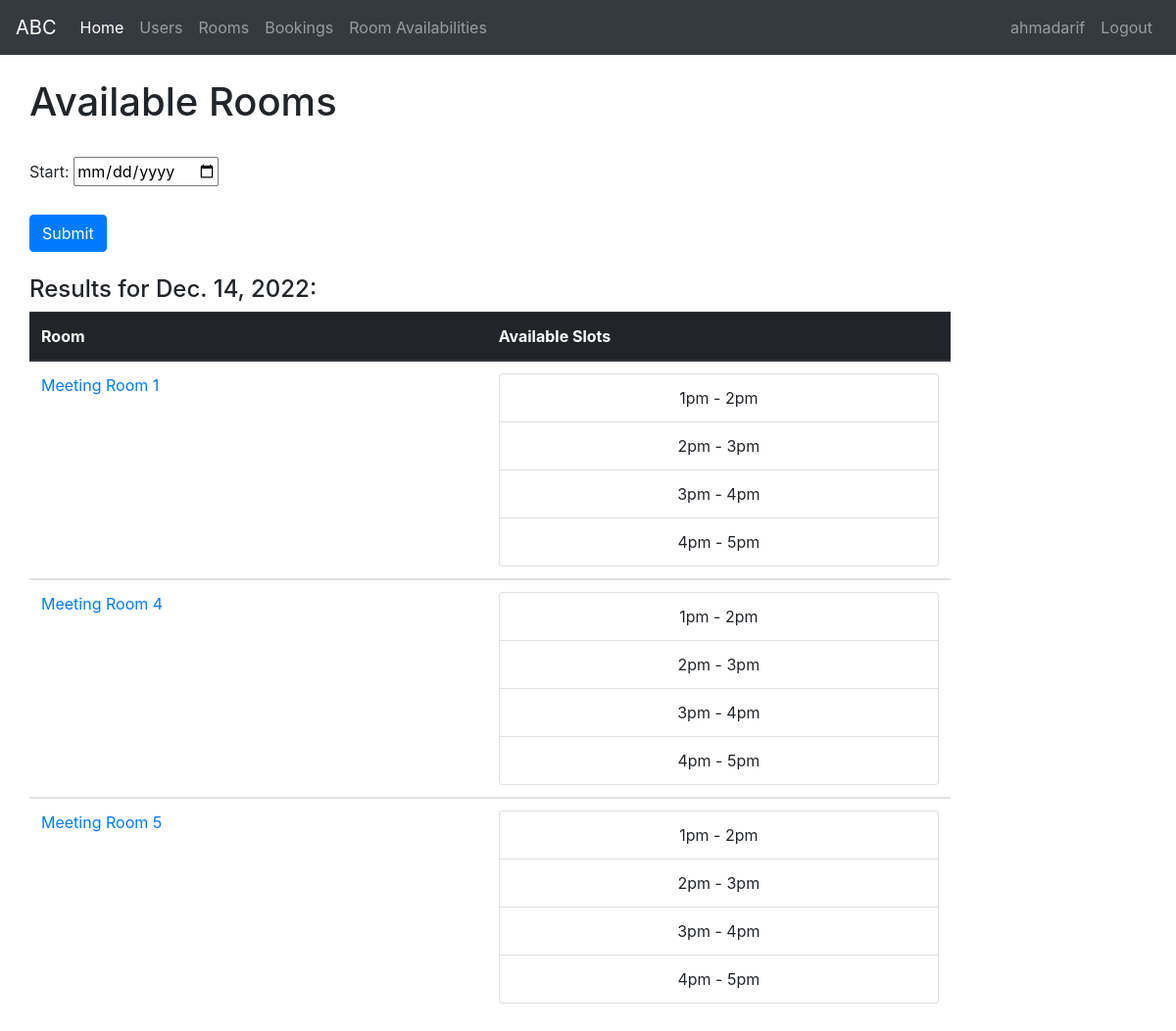
Page /roombooking/rooms/availabilities/ (signed in) on the committed database.
### roombooking/models.py (models this page shows, shortened)
class Room(models.Model):
    name = models.CharField(max_length=255)
    dateadded = models.DateTimeField(auto_now_add=True)
    def get_absolute_url(self):
        return reverse('room-detail', args=[str(self.id)])
    def __str__(self):
        return self.name

### roombooking/views.py (the view)
# urls.py: path('rooms/availabilities/', views.roomavailabilities, name='rooms-availabilities'),
def roomavailabilities(request):
    rooms = Room.objects.all
    bookings = Booking.objects.all
    today = datetime.date.today()
    start = today
    if request.method == 'POST':
        print("The request is POST")
        form = RoomAvailabilitiesForm(request.POST)
        if form.is_valid():
            start = form.cleaned_data['start']
            print(start)
    bookings = Booking.objects.filter(startdate = start)
    roomsfilter = Room.objects
    roomlist = []
    for booking in bookings:
        print(booking.room)
        roomlist.append(booking.room)
    rooms = roomsfilter.exclude(name__in = roomlist)
    context = {
        'rooms': rooms,
        'bookings':bookings,
        'today': today,
        'start': start,
    }
    return render(request, 'roomavailabilities.html', context = context)

### roombooking/templates/roomavailabilities.html (shortened to what this page needs)
{% extends "base_generic.html" %}
{% block content %}
<div class="container">
  <h1>Available Rooms</h1>
  <br>
  <form action="{% url 'rooms-availabilities' %}" method="post">
    <label for="start">Start: </label>
    <input id="start" name="start" type="date">
    <br>
    <br>
    <input class="btn btn-primary" type="submit">
  </form>
  <br>
  <h4>Results for {{ start }}: </h4>
    {% if rooms %}
    <table class="table">
      <thead class="thead-dark">
        <tr>
          <th scope="col">Room</th>
          <th scope="col">Available Slots</th>
        </tr>
      </thead>
      {% for room in rooms %}
      <tbody>
        <tr>
          <td><a href="{{ room.get_absolute_url }}">{{ room.name }}</td>
          <td>
            <ul class="list-group">
              <li class="list-group-item text-center">1pm - 2pm</li>
              <li class="list-group-item text-center">2pm - 3pm</li>
              <li class="list-group-item text-center">3pm - 4pm</li>
              <li class="list-group-item text-center">4pm - 5pm</li>
            </ul>
          </td>
        </tr>
      </tbody>
      {% endfor %}
    {% else %}
    <p>There are no rooms in the library.</p>
    </table>
    {% endif %}
</div>
{% endblock %}

### roombooking/templates/base_generic.html (shortened to what this page needs)
<!DOCTYPE html>
<html lang="en">
<head>
  <link rel="stylesheet" href="https://cdn.jsdelivr.net/npm/bootstrap@4.1.3/dist/css/bootstrap.min.css">
  {% load static %}
  <link rel="stylesheet" href="{% static 'css/styles.css' %}">
</head>
<body>
    <nav class="navbar navbar-expand-lg navbar-dark bg-dark mb-4">
      <a class="navbar-brand" href="{% url 'index' %}">ABC</a>
      <div class="collapse navbar-collapse" id="navbarNavDropdown">
        <ul class="navbar-nav">
          <li class="nav-item active">
            <a class="nav-link" href="{% url 'index' %}">Home <span class="sr-only">(current)</span></a>
          </li>
          <li class="nav-item">
            <a class="nav-link" href="#">Users</a>
          </li>
          <li class="nav-item">
            <a class="nav-link" href="{% url 'rooms' %}">Rooms</a>
          </li>
          <li class="nav-item">
            <a class="nav-link" href="{% url 'bookings' %}">Bookings</a>
          </li>
          <li class="nav-item">
            <a class="nav-link" href="{% url 'rooms-availabilities' %}">Room Availabilities</a>
          </li>
        </ul>
        <ul class="navbar-nav ml-auto">
          {% if user.is_authenticated %}
          <li class="nav-item">
              <a class="nav-link" href="#">
                {{ user.get_username }}
              </a>
          </li>
          <li class="nav-item">
              <a class="nav-link" href="{% url 'logout' %}?next={{ request.path }}">
                Logout
              </a>
          </li>
          {% else %}
          <li class="nav-item">
              <a class="nav-link" href="{% url 'login' %}?next={{ request.path }}">
                Login
              </a>
          </li>
          {% endif %}
      </ul>
      </div>
    </nav>
    <div class="container-fluid">
    <div class="row">
      <div class="col-sm-10 ">{% block content %}{% endblock %}</div>
    </div>
  </div>
</body>
</html>

### rows in the picture
Room: name "Meeting Room 1"
Room: name "Meeting Room 4"
Room: name "Meeting Room 5"

### other values in the picture
{{ user.get_username }} "ahmadarif"
